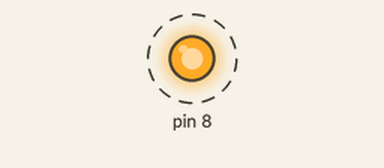
Simulated run of this sketch. Board: Arduino Uno, built with avr-gcc and run on an emulated ATmega328P. Shown: output pins drawn as LEDs (lit = HIGH). Dashed ring = blinking.

Above: at 0.4 s.
Timing chart, 0 to 3.8 s (numbered marks = the images above):
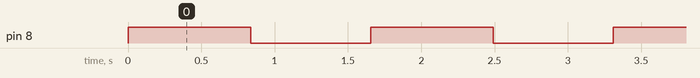

The sketch:

timer_Avr.ino
```cpp
#include <avr/io.h>
#include <avr/interrupt.h>
#define F_CPU 16000000UL
int extraTime = 0, x = 50;


int main(void)
{
  DDRB = 0x01;
  TCCR2A = 0x00; //Set normal mode Bit
  TIMSK2 = (1 << TOIE2);

  sei();

  TCCR2B = (1 << CS22) | (1 << CS21) | (1 << CS20); //start at 1024 prescalar

  while (1)
  {
    if (extraTime < x)
    {
      PORTB = 0xFF;
    }
    if (extraTime > x && extraTime < (2 * x))
    {
      PORTB = 0x00;
    }
    if (extraTime > (2 * x))
    {
      extraTime = 0;
    }
    //TODO:: Please write your application code
  }
}

ISR(TIMER2_OVF_vect)
{
  extraTime++;
}
```

Measured:
- by itself, pin 8: alternates HIGH for 0.84 s and LOW for 0.82 s
